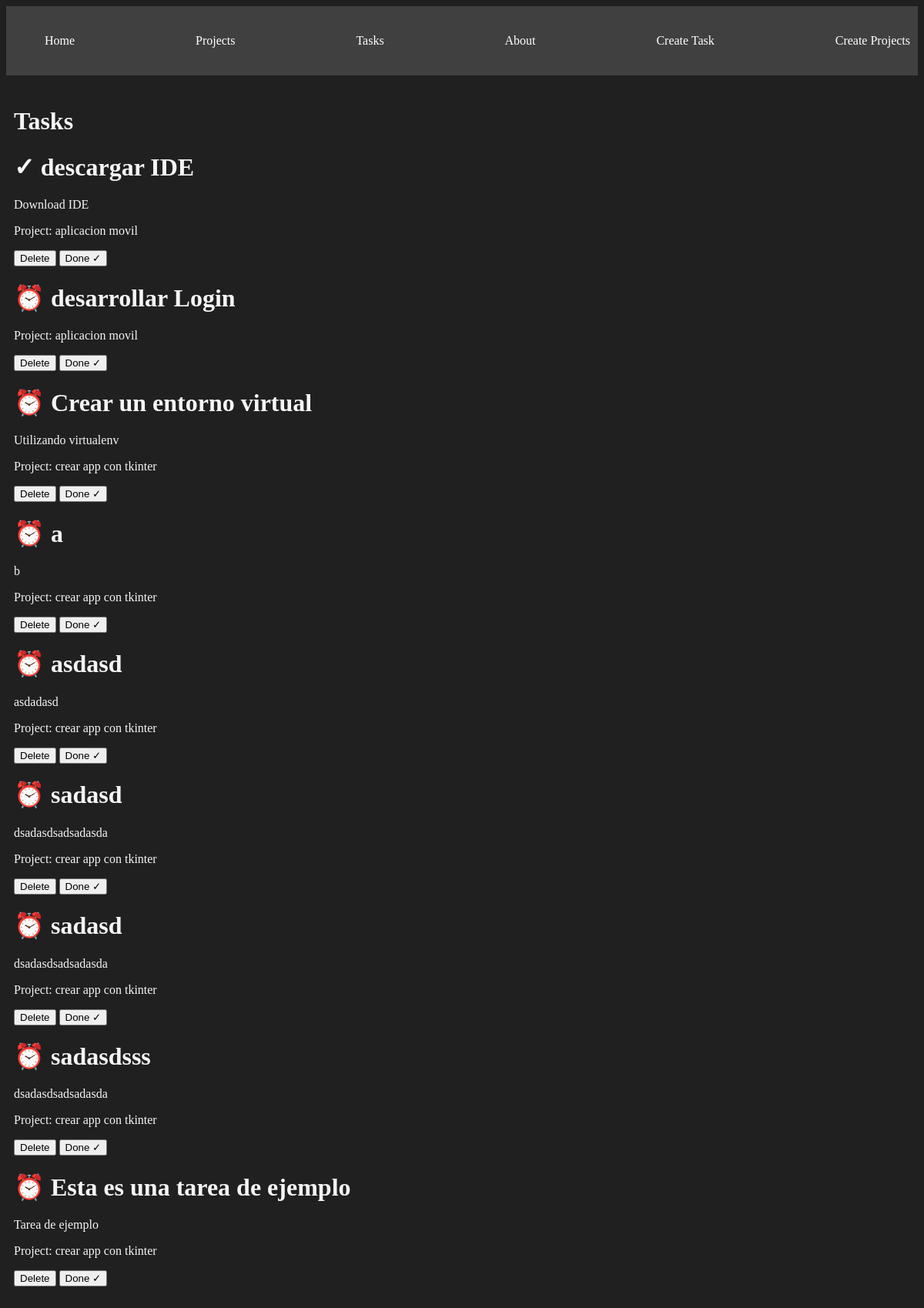
/tasks/, run on the app's committed database.
### myapp/models.py (models this page shows, shortened)
class Task(models.Model):
    title = models.CharField(max_length=200)
    description = models.TextField()
    project = models.ForeignKey(Project, on_delete=models.CASCADE)
    done = models.BooleanField(default=False)

class Project(models.Model):
    name = models.CharField(max_length=200)

### myapp/views.py (the view)
# urls.py: path('tasks/', views.tasks, name='tasks'),
def tasks(request):
    tasks = Task.objects.all()
    return render(request, 'tasks/tasks.html', {
        'tasks': tasks
    })

### myapp/templates/tasks/tasks.html
{% extends 'layouts/base.html' %}
{% block content %}
<h1>Tasks</h1>
{% for task in tasks %}
<div>
    <h1>{% if task.done == False %} ⏰ {% else %} ✓ {% endif %} {{ task.title }}</h1>
    <p>{{ task.description }}</p>
    <p>Project: {{ task.project.name }}</p>
    <button>
        Delete
    </button>
    <button>
        Done ✓
    </button>
</div>
{% endfor %}
{% endblock %}

### myapp/templates/layouts/base.html (shortened to what this page needs)
{% load static %}
<!DOCTYPE html>
<html lang="en">
<head>
    <link rel="stylesheet" href="{% static 'styles/main.css' %}">
</head>
<body>
    <nav class="navbar container">
        <ul>
            <li><a href="{% url 'index' %}">Home</a></li>
            <li><a href="{% url 'projects' %}">Projects</a></li>
            <li><a href="{% url 'tasks' %}">Tasks</a></li>
            <li><a href="{% url 'about' %}">About</a></li>
            <li><a href="{% url 'create_task' %}">Create Task</a></li>
            <li><a href="{% url 'create_project' %}">Create Projects</a></li>
        </ul>
    </nav>
    <main class="container">
        {% block content %}
        {% endblock %}
    </main>
</body>
</html>

### myapp/static/styles/main.css (style rules this page uses)
body { background: #202020; color: whitesmoke; }
.navbar { background: #404040; padding: 5px 0; }
.navbar ul { display: flex; justify-content: space-between; }
.navbar ul li { list-style: none; }
.navbar ul li a { color: white; text-decoration: none; }
.container { max-width: 1200px; margin: 0 auto; padding: 20px 10px; }

### data on the page
Task: title "descargar IDE", description "Download IDE", project.name "aplicacion movil"
Task: title "desarrollar Login", project.name "aplicacion movil"
Task: title "Crear un entorno virtual", description "Utilizando virtualenv", project.name "crear app con tkinter"
Task: title "a", description "b", project.name "crear app con tkinter"
Task: title "asdasd", description "asdadasd", project.name "crear app con tkinter"
Task: title "sadasd", description "dsadasdsadsadasda", project.name "crear app con tkinter"
Task: title "sadasd", description "dsadasdsadsadasda", project.name "crear app con tkinter"
Task: title "sadasdsss", description "dsadasdsadsadasda", project.name "crear app con tkinter"
Task: title "Esta es una tarea de ejemplo", description "Tarea de ejemplo", project.name "crear app con tkinter"
